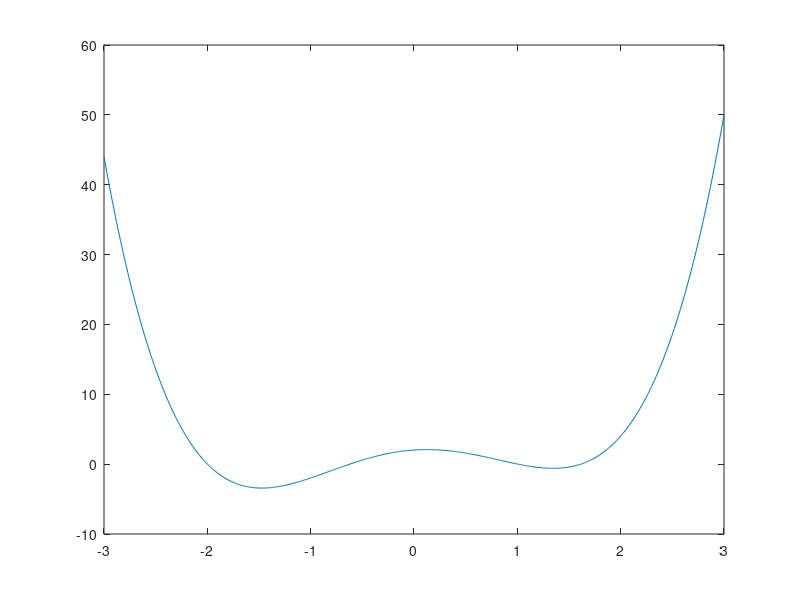

This chart was generated by the following MATLAB code: (Note: this script raises an error after producing the figure.)
%Examen 18-19 S2 Q3

clear all; close all; clc;

f= @(x) x.^4 - 4 * x.^2 + x + 2.019 ;
fp = @(x) 4 * x.^3 - 8 * x +1;
x = -3:0.01: 3;
plot(x,f(x))

res = 1e-12;

x0 = -2
[x_newton it_newton r_newton] = newton(f,fp,x0,res,100)

x0 = -0.6
[x_newton it_newton r_newton] = newton(f,fp,x0,res,100)

x0 = 1
[x_newton it_newton r_newton] = newton(f,fp,x0,res,100)

x0 = 1.6
[x_newton it_newton r_newton] = newton(f,fp,x0,res,100)




